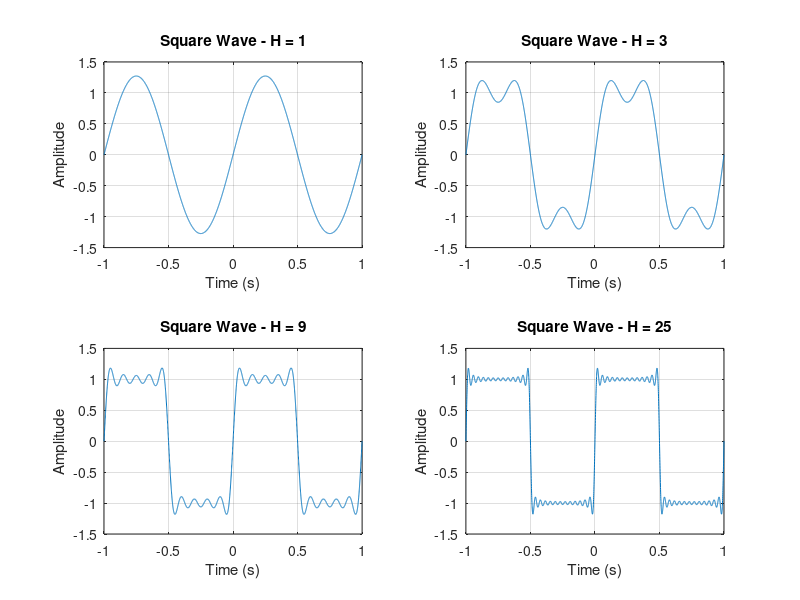

The MATLAB source for this figure:

clear;
clc;
close all;


% Time values
t = linspace(-1, 1, 4000);

% Highest harmonic values
Hvalues = [1 3 9 25];

% Create a figure
figure;

% Repeat for each H value
for i = 1:length(Hvalues)

    H = Hvalues(i);
    x = zeros(size(t));

    % Add odd harmonics
    for k = 1:2:H
        x = x + (4/pi) * sin(2*pi*k*t) / k;
    end

    % Plot the result
    subplot(2,2,i);
    plot(t, x);
    grid on;
    xlabel('Time (s)');
    ylabel('Amplitude');
    title(['Square Wave - H = ' num2str(H)]);
    ylim([-1.5 1.5]);

end


% Save the comparison figure
saveas(gcf, 'square-wave-comparison.png');
